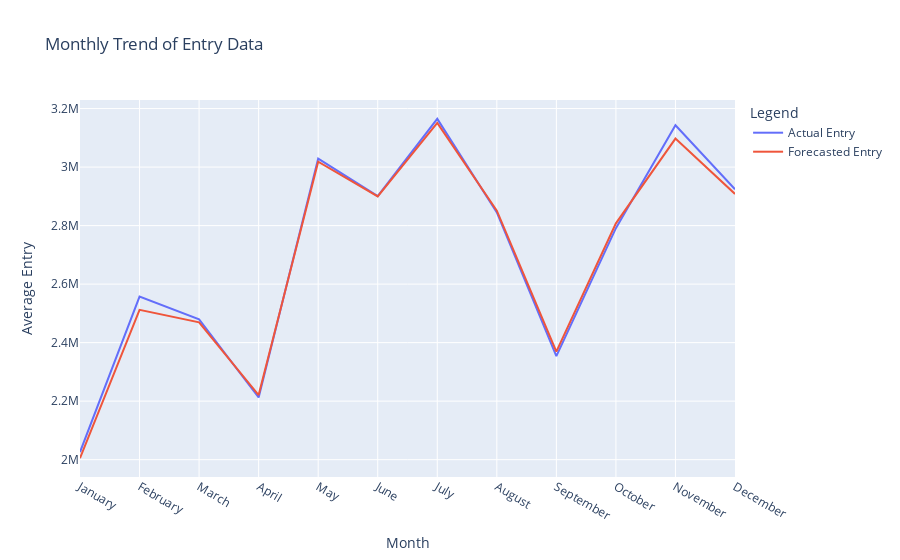

Here is the notebook cell this chart was saved with:
### Code cell
# Extract the month from the 'Date Time' column
df_pred_with_time['month'] = df_pred_with_time['Date Time'].dt.month

# Aggregate the actual and predicted values by month
monthly_trend = df_pred_with_time.groupby('month').agg({
    'Actual Entry': 'sum',
    'Forecasted Entry': 'sum'
}).reset_index()

# Map month numbers to month names
month_names = {1: 'January', 2: 'February', 3: 'March', 4: 'April', 5: 'May', 6: 'June', 7: 'July', 8: 'August', 9: 'September', 10: 'October', 11: 'November', 12: 'December'}
monthly_trend['month_name'] = monthly_trend['month'].map(month_names)

# Display the aggregated data
print(monthly_trend)

# Create a Plotly figure for the monthly trend based on actual and predicted values
fig = px.line(monthly_trend, x='month_name', y=['Actual Entry', 'Forecasted Entry'], title='Monthly Trend of Entry Data')

# Update layout for better visualization
fig.update_layout(
    xaxis_title='Month',
    yaxis_title='Average Entry',
    legend_title='Legend'
)

# Show the plot
fig.show()

### Figure 1 — Plotly figure (JSON) as saved in the notebook; plotly's stock layout.template omitted (floating-point values rounded to 4 significant figures)
{"data": [{"hovertemplate": "variable=Actual Entry<br>month_name=%{x}<br>value=%{y}<extra></extra>", "legendgroup": "Actual Entry", "line": {"color": "#636efa", "dash": "solid"}, "marker": {"symbol": "circle"}, "mode": "lines", "name": "Actual Entry", "orientation": "v", "showlegend": true, "type": "scatter", "x": ["January", "February", "March", "April", "May", "June", "July", "August", "September", "October", "November", "December"], "xaxis": "x", "y": [2025910, 2558000.0, 2479618, 2212421, 3029230, 2900718, 3165000.0, 2844917, 2354000.0, 2791251, 3143098, 2924095], "yaxis": "y"}, {"hovertemplate": "variable=Forecasted Entry<br>month_name=%{x}<br>value=%{y}<extra></extra>", "legendgroup": "Forecasted Entry", "line": {"color": "#EF553B", "dash": "solid"}, "marker": {"symbol": "circle"}, "mode": "lines", "name": "Forecasted Entry", "orientation": "v", "showlegend": true, "type": "scatter", "x": ["January", "February", "March", "April", "May", "June", "July", "August", "September", "October", "November", "December"], "xaxis": "x", "y": [2005149, 2512018, 2469393, 2220791, 3018230, 2899887, 3150683, 2850886, 2369020, 2807705, 3097316, 2908306], "yaxis": "y"}], "layout": {"legend": {"title": {"text": "Legend"}, "tracegroupgap": 0}, "title": {"text": "Monthly Trend of Entry Data"}, "xaxis": {"anchor": "y", "domain": [0, 1], "title": {"text": "Month"}}, "yaxis": {"anchor": "x", "domain": [0, 1], "title": {"text": "Average Entry"}}}}
